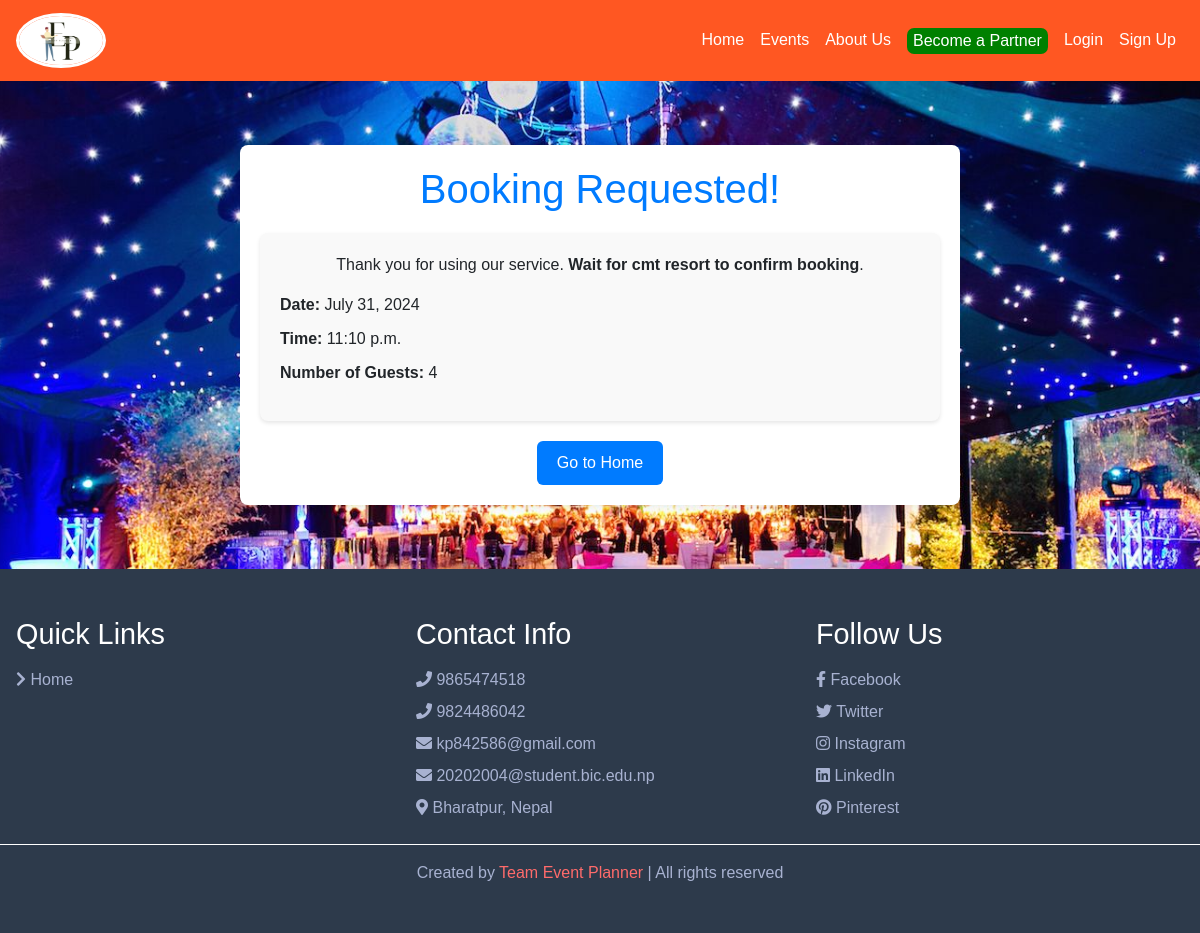
/accounts/booking_success/56/, run on the app's committed database.
### owner/models.py (models this page shows, shortened)
class Booking(models.Model):
    id = models.AutoField(primary_key=True)
    contact_email = models.EmailField()
    user = models.ForeignKey(User, on_delete=models.CASCADE)
    venue = models.ForeignKey(Venue, on_delete=models.CASCADE)
    date = models.DateField()
    time = models.TimeField()
    number_of_guests = models.IntegerField()
    booked_at = models.DateTimeField(auto_now_add=True)
    confirmed = models.BooleanField(default=False)
    checked_out = models.BooleanField(default=False)

class Venue(models.Model):
    id = models.AutoField(primary_key=True)
    name = models.CharField(max_length=100)
    address = models.CharField(max_length=255)
    description = models.TextField()
    contact_email = models.EmailField(unique=True)
    zip_code = models.CharField(max_length=10,default=44207)  # New field for zip code
    average_cost_per_person = models.DecimalField(max_digits=10, decimal_places=2,default=0)
    total_slots = models.PositiveIntegerField(default=0)  # New field for available slots
    occupancy = models.PositiveIntegerField(default=0)
    contact_num = models.PositiveIntegerField(default=0)
    image = models.ImageField(upload_to='venue_images/', null=True, blank=True)
    available_slots = models.PositiveIntegerField(editable=False)  # Non-editable field

### owner/views.py (the view)
# urls.py: path('booking_success/<int:booking_id>/', booking_success, name='booking_success'),
def booking_success(request, booking_id):
    booking = get_object_or_404(Booking, id=booking_id)
    return render(request, 'accounts/booking_success.html', {'booking': booking})

### accounts/templates/accounts/booking_success.html (shortened to what this page needs)
{% extends 'accounts/base.html' %}
{% block content %}
<div class="container">
    <div class="booking-success">
        <h2>Booking Requested!</h2>
        <div class="booking-details">
            <p>Thank you for using our service.  <strong>Wait for {{ booking.venue.name }} to confirm booking</strong>.</p>
            <ul>
                <li><strong>Date:</strong> {{ booking.date }}</li>
                <li><strong>Time:</strong> {{ booking.time }}</li>
                <li><strong>Number of Guests:</strong> {{ booking.number_of_guests }}</li>
            </ul>
        </div>
        <div class="home-link">
            <a href="{% url 'home' %}" class="btn btn-primary">Go to Home</a>
        </div>
    </div>
</div>
{% endblock %}

### accounts/templates/accounts/booking_success.html (style rules this page uses)
body { font-family: Arial, sans-serif; background-color: #f4f4f4; }
.container { max-width: 800px; margin: 0 auto; padding: 20px; }
.booking-success { background-color: #fff; padding: 20px; border-radius: 8px; box-shadow: 0 0 10px rgba(0, 0, 0, 0.1); text-align: center; }
.booking-success h2 { color: #007bff; font-size: 2.5em; margin-bottom: 20px; }
.booking-details { background-color: #f9f9f9; padding: 20px; border-radius: 8px; box-shadow: 0 2px 4px rgba(0, 0, 0, 0.1); margin-bottom: 20px; }
.booking-details ul { list-style-type: none; padding: 0; text-align: left; }
.booking-details ul li { margin-bottom: 10px; }
.home-link { text-align: center; }
.btn-primary { background-color: #007bff; color: #fff; border: none; padding: 10px 20px; border-radius: 6px; cursor: pointer; transition: background-color 0.3s ease; font-size: 16px; text-decoration: none; }

### data on the page
Booking: venue.name "cmt resort", date "July 31, 2024", time "11:10 p.m.", number_of_guests "4"
